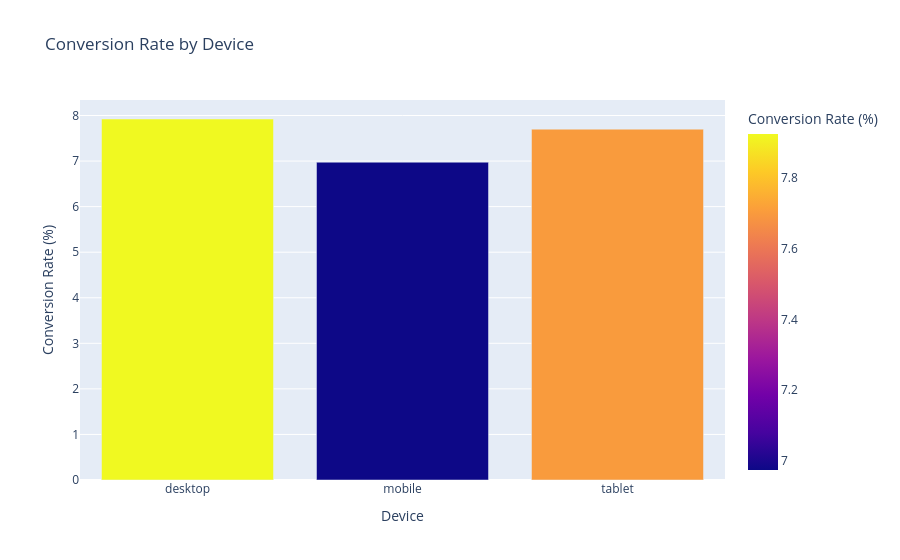

The cell this chart's notebook holds for it:
### Code cell
device_plot = device_conversion.reset_index()

fig = px.bar(
    device_plot,
    x="device",
    y="conversion_rate",
    color="conversion_rate",
    title="Conversion Rate by Device",
    labels={
        "device":"Device",
        "conversion_rate":"Conversion Rate (%)"
    }
)

fig.update_traces(
    hovertemplate=
    "<b>%{x}</b><br>" +
    "Conversion Rate: %{y:.2f}%"
)

fig.show()

### Figure 1 — Plotly figure (JSON) as saved in the notebook; plotly's stock layout.template omitted (floating-point values rounded to 4 significant figures)
{"data": [{"hovertemplate": "<b>%{x}</b><br>Conversion Rate: %{y:.2f}%", "legendgroup": "", "marker": {"color": [7.923, 6.975, 7.7], "coloraxis": "coloraxis", "pattern": {"shape": ""}}, "name": "", "orientation": "v", "showlegend": false, "textposition": "auto", "type": "bar", "x": ["desktop", "mobile", "tablet"], "xaxis": "x", "y": [7.923, 6.975, 7.7], "yaxis": "y"}], "layout": {"barmode": "relative", "coloraxis": {"colorbar": {"title": {"text": "Conversion Rate (%)"}}, "colorscale": [[0, "#0d0887"], [0.1111, "#46039f"], [0.2222, "#7201a8"], [0.3333, "#9c179e"], [0.4444, "#bd3786"], [0.5556, "#d8576b"], [0.6667, "#ed7953"], [0.7778, "#fb9f3a"], [0.8889, "#fdca26"], [1, "#f0f921"]]}, "legend": {"tracegroupgap": 0}, "title": {"text": "Conversion Rate by Device"}, "xaxis": {"anchor": "y", "domain": [0, 1], "title": {"text": "Device"}}, "yaxis": {"anchor": "x", "domain": [0, 1], "title": {"text": "Conversion Rate (%)"}}}}
